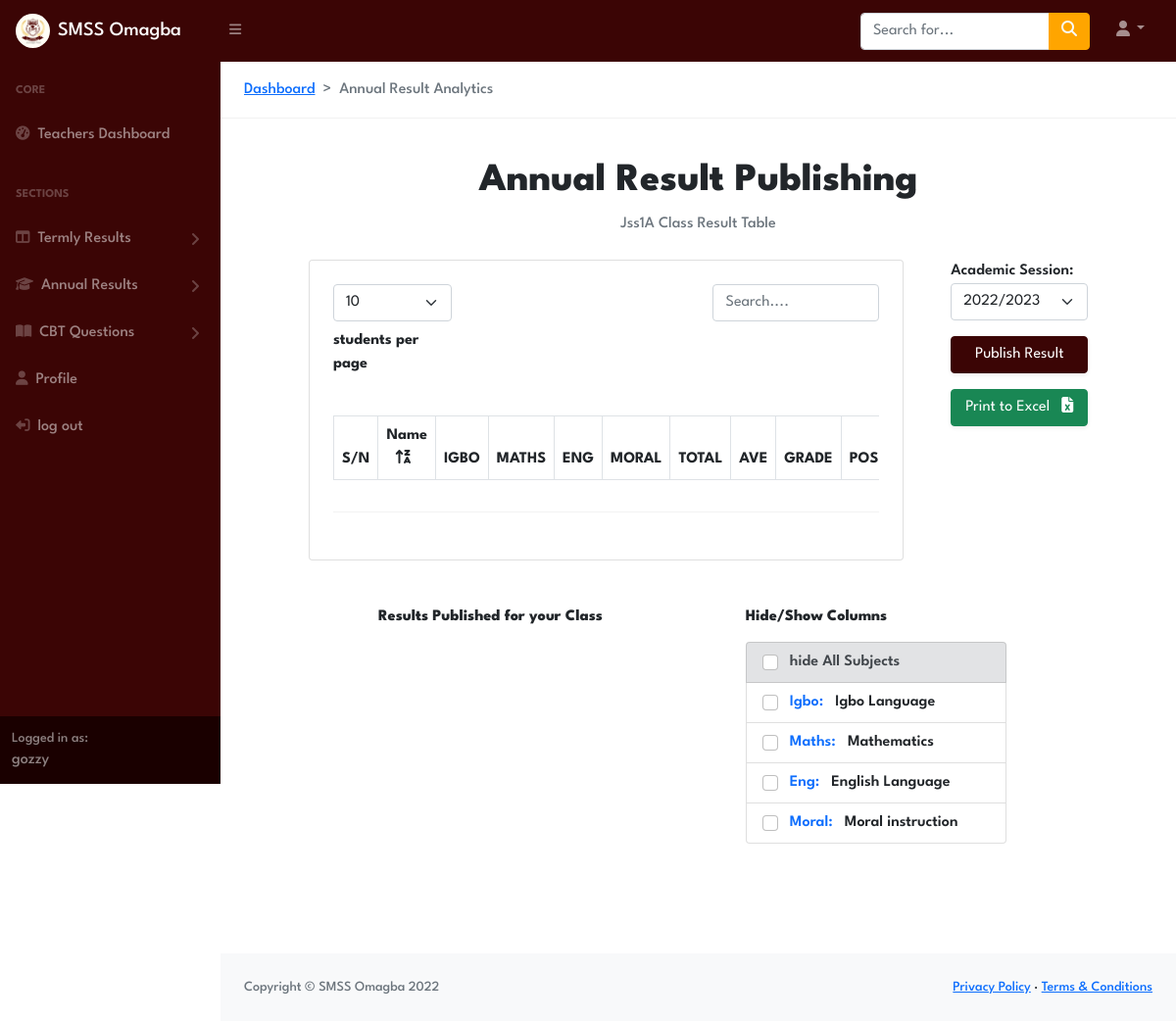
The page /Teachers_Portal/Jss1A/AnnualResults/ (signed in) on the database its author committed.
### Result_portal/models.py (models this page shows, shortened)
class Class(models.Model):
	Class=models.CharField(max_length=10, blank=True)

class Subject(models.Model):
	subject_code = models.CharField(max_length=100)
	subject_name = models.CharField(max_length=100)

### Teachers_Portal/views/formteachersviews.py (the view)
# urls.py: path('<str:Classname>/AnnualResults/',PublishAnnualResults_view , name='AnnualResults'),
@login_required
def PublishAnnualResults_view(request, Classname):
    academic_session = AcademicSession.objects.all()
    class_object = get_object_or_404(Class, Class=Classname)
    subjects_allocation = Subjectallocation.objects.filter(classname=class_object).order_by('id').first()
    subject_code = []
    sessions = AcademicSession.objects.all()
    if not subjects_allocation:
        return render(request, 'formteachers/Annual_Publish_Result.html', {
            'error': 'No subjects allocated to this class.'
        })
    for subobject in subjects_allocation.subjects.all():
        subject_code.append(subobject.subject_code)
    context = {
        'subjects_allocation': subjects_allocation,
        "class": class_object,
        'sub_list': subject_code,
        "academic_session": academic_session,
        "sessions": sessions
    }
    return render(request, 'formteachers/Annual_Publish_Result.html', context)

### Teachers_Portal/templates/formteachers/Annual_Publish_Result.html (shortened to what this page needs)
{% extends 'Teachers_navbar.html' %} {% load static %} {% block content%}
<section class="pt-4 pb-5">
  <nav
    class="ms-4"
    style="--bs-breadcrumb-divider: '>'"
    aria-label="breadcrumb"
  >
    <ol class="breadcrumb">
      <li class="breadcrumb-item">
        <a href="{% url 'Teachers_portal:Teachers_dashboard' %}">Dashboard</a>
      </li>
      <li class="breadcrumb-item active" aria-current="page">
        Annual Result Analytics
      </li>
    </ol>
  </nav>
  <hr />
  <div class="container-fluid px-4 px-md-2">
    <div class="d-flex flex-column align-items-center justify-content-center">
      <h1 class="mt-4">Annual Result Publishing</h1>
      <ol class="breadcrumb mb-4">
        {% if teacher.FirstName == "None" %}
        <div>
          <a
            href="{% url 'Teachers_portal:profile' teacher.id %}"
            class="text-decoration-none"
          >
            edit your Teachers Profile to perform futher Action
          </a>
        </div>
        {% else %}
        <li class="breadcrumb-item active">
          {{ class.Class }} Class Result Table
        </li>
        {% endif %}
      </ol>
    </div>
    <div class="row justify-content-center">
      <div class="col-md-8">
        <div class="card px-4 py-4 pb-2 me-0 me-md-4">
          <div
            class="table-header row align-item-center justify-content-between mb-4"
          >
            <div class="col-md-3 mb-3 mb-md-0">
              <select
                id="lengthSelect"
                class="form-select"
                aria-label="Default select example"
              >
                <option value="10" selected>10</option>
              </select>
              <p class="fw-bold mt-2">students per page</p>
            </div>
            <div class="col-md-4">
              <input
                type="text"
                class="form-control"
                id="filterInput"
                placeholder="Search...."
              />
            </div>
          </div>
          <div class="table-responsive table-main">
            <table id="dataTable" class="table table-striped table-bordered">
              <thead>
                <tr>
                  <th scope="col">S/N</th>
                  <th id="tableHeader" scope="col">
                    Name<i class="fa-solid fa-arrow-up-z-a ms-2"></i>
                  </th>
                  {% for sub in subjects_allocation.subjects.all %}
                  <th
                    data-index="{{ forloop.counter }}"
                    scope="col"
                    class="text-uppercase"
                  >
                    {{ sub.subject_code }}
                  </th>
                  {% endfor %}
                  <th scope="col">TOTAL</th>
                  <th scope="col">AVE</th>
                  <th scope="col">GRADE</th>
                  <th scope="col">POSITION</th>
                </tr>
              </thead>
            </table>
          </div>
          <hr />
          <div
            class="table-footer row align-items-center justify-content-between pb-2"
          >
            <div class="col-md-4">
            </div>
          </div>
        </div>
      </div>
      <div class="col-md-2 pt-3 pt-md-0">
        <div class="mb-3">
          <label for="academicSessionSelect">Academic Session:</label>
          <select
            id="academicSessionSelect"
            name="AcademicSession"
            class="form-select"
            required
          >
            {% for Session in academic_session %}
            <option value="{{ Session.session }}">{{ Session.session }}</option>
            {% endfor %}
          </select>
        </div>
        <button id="publishbtn" class="btn btn-primary w-100 mb-3 shadow-sm">
          <span class="btn-label">Publish Result</span>
        </button>
        <button class="btn btn-success w-100 mb-3 shadow-sm export-excel-btn">
          Print to Excel <i class="fa-solid fa-file-excel ms-2"></i>
        </button>
      </div>
    </div>
    <div class="m-5 px-0 px-md-5 mx-md-2">
      <div class="row justify-content-center">
        <div class="col-md-5 p-0 pe-md-5 mb-5 mb-md-0">
          <h6 class="mb-4">Results Published for your Class</h6>
        </div>
        <div class="col-md-4">
          <h6 class="">Hide/Show Columns</h6>
          <div class="my-3" id="collapseExample">
            <ul class="list-group">
              <li class="list-group-item list-group-item-secondary">
                <input
                  class="form-check-input me-2"
                  type="checkbox"
                  value=""
                  id="UnhideAllCheckbox"
                />
                <label class="form-check-label" for="UnhideAllCheckbox">
                  hide All Subjects</label
                >
              </li>
              {% for sub in subjects_allocation.subjects.all %}
              <li class="list-group-item">
                <input
                  class="form-check-input me-2 column-checkbox"
                  type="checkbox"
                  value="{{ forloop.counter }}"
                  id="{{ forloop.counter }}Checkbox"
                />
                <label
                  class="form-check-label"
                  for="{{ forloop.counter }}Checkbox"
                  ><span class="text-primary me-2"
                    >{{ sub.subject_code }}:</span
                  >
                  {{ sub.subject_name }}
                </label>
              </li>
              {% endfor %}
            </ul>
          </div>
        </div>
      </div>
    </div>
  </div>
</section>
{% endblock %}

### templates/Teachers_navbar.html (shortened to what this page needs)
{% load static %}
<!DOCTYPE html>
<html lang="en">
  <head>
    <link
      rel="stylesheet"
      href="https://cdnjs.cloudflare.com/ajax/libs/animate.css/4.1.1/animate.min.css"
    />
    <link
      href="https://cdn.jsdelivr.net/npm/bootstrap@5.0.2/dist/css/bootstrap.min.css"
      rel="stylesheet"
    />
    <link
      href="https://cdn.jsdelivr.net/npm/simple-datatables@latest/dist/style.css"
      rel="stylesheet"
    />
    <link
      rel="stylesheet"
      href="https://cdn.jsdelivr.net/npm/bootstrap-icons@1.5.0/font/bootstrap-icons.css"
    />
    <link
      rel="stylesheet"
      href="https://cdnjs.cloudflare.com/ajax/libs/font-awesome/5.12.1/css/all.min.css"
    />
    <link
      rel="stylesheet"
      href="https://cdnjs.cloudflare.com/ajax/libs/font-awesome/6.1.1/css/all.min.css"
    />
    <link
      href="https://cdn.jsdelivr.net/npm/simple-datatables@latest/dist/style.css"
      rel="stylesheet"
    />
    <link rel="stylesheet" href="https://use.typekit.net/oov2wcw.css" />
    <link
      href="{% static 'css/Teachers_portal/styles.css' %}"
      rel="stylesheet"
    />
    <link
      rel="stylesheet"
      href="{% static 'css/Teachers_portal/Teachers_portal.css' %}"
    />
    <link rel="stylesheet" href="{% static 'css/swiper-bundle.min.css' %}" />
    <link rel="stylesheet" href="{% static 'css/all.css' %}" />
  </head>
  <body class="sb-nav-fixed">
    <nav class="sb-topnav navbar navbar-expand navbar-dark bg-dark">
      <a
        class="navbar-brand ps-3"
        href="{% url 'Teachers_portal:Teachers_dashboard' %}"
        ><img
          src="{% static 'images/St Marks Logo.png' %}"
          alt="..."
          class="brand_image img-fluid me-2"
        />SMSS Omagba</a
      >
      <button
        class="btn btn-link btn-sm order-1 order-lg-0 me-4 me-lg-0"
        id="sidebarToggle"
        href="#!"
      >
        <i class="fas fa-bars"></i>
      </button>
      <form
        class="d-none d-md-inline-block form-inline ms-auto me-0 me-md-3 my-3 my-md-4"
      >
        <div class="input-group">
          <input
            class="form-control"
            type="text"
            placeholder="Search for..."
            aria-label="Search for..."
            aria-describedby="btnNavbarSearch"
          />
          <button
            class="btn btn-warning text-light"
            id="btnNavbarSearch"
            type="button"
          >
            <i class="fas fa-search"></i>
          </button>
        </div>
      </form>
      <ul class="navbar-nav ms-auto ms-md-0 me-3 me-lg-4">
        <li class="nav-item dropdown">
          <a
            class="nav-link dropdown-toggle"
            id="navbarDropdown"
            href="#"
            role="button"
            data-bs-toggle="dropdown"
            aria-expanded="false"
            ><i class="fas fa-user fa-fw"></i
          ></a>
        </li>
      </ul>
    </nav>
    <div id="layoutSidenav">
      <div id="layoutSidenav_nav">
        <nav class="sb-sidenav accordion sb-sidenav-dark" id="sidenavAccordion">
          <div class="sb-sidenav-menu">
            <div class="nav">
              <div class="sb-sidenav-menu-heading">Core</div>
              <a
                class="nav-link"
                href="{% url 'Teachers_portal:Teachers_dashboard' %}"
              >
                <div class="sb-nav-link-icon">
                  <i class="fas fa-tachometer-alt"></i>
                </div>
                Teachers Dashboard
              </a>
              <div class="sb-sidenav-menu-heading">SECTIONS</div>
              <a
                class="nav-link collapsed"
                href="#"
                data-bs-toggle="collapse"
                data-bs-target="#collapseLayouts"
                aria-expanded="false"
                aria-controls="collapseLayouts"
              >
                <div class="sb-nav-link-icon">
                  <i class="fas fa-columns"></i>
                </div>
                Termly Results
                <div class="sb-sidenav-collapse-arrow">
                  <i class="fas fa-angle-down"></i>
                </div>
              </a>
              <a
                class="nav-link collapsed"
                href="#"
                data-bs-toggle="collapse"
                data-bs-target="#collapseLayouts2"
                aria-expanded="false"
                aria-controls="collapseLayouts2"
              >
                <div class="sb-nav-link-icon">
                  <i class="fa-solid fa-graduation-cap"></i>
                </div>
                Annual Results
                <div class="sb-sidenav-collapse-arrow">
                  <i class="fas fa-angle-down"></i>
                </div>
              </a>
              <a
                class="nav-link collapsed"
                href="#"
                data-bs-toggle="collapse"
                data-bs-target="#collapseCBT"
                aria-expanded="false"
                aria-controls="collapseCBT"
              >
                <div class="sb-nav-link-icon">
                  <i class="fas fa-book-open"></i>
                </div>
                CBT Questions
                <div class="sb-sidenav-collapse-arrow">
                  <i class="fas fa-angle-down"></i>
                </div>
              </a>
              <a
                class="nav-link"
                href="{% url 'Teachers_portal:profile' id=request.user.teacher.id %}"
              >
                <div class="sb-nav-link-icon">
                  <i class="fas fa-solid fa-user"></i>
                </div>
                Profile
              </a>
              <a class="nav-link" href="{% url 'Accounts:logout'  %}">
                <div class="sb-nav-link-icon">
                  <i
                    class="fas fa-solid fa-right-from-bracket fa-flip-horizontal"
                  ></i>
                </div>
                log out
              </a>
            </div>
          </div>
          <div class="sb-sidenav-footer">
            <div class="small">Logged in as:</div>
            {{ request.user }}
          </div>
        </nav>
      </div>
      <div id="layoutSidenav_content">
        <main>{% block content%} {% endblock %}</main>
        <footer class="py-4 bg-light mt-auto">
          <div class="container-fluid px-4">
            <div
              class="d-flex align-items-center justify-content-between small"
            >
              <div class="text-muted">Copyright &copy; SMSS Omagba 2022</div>
              <div>
                <a href="#">Privacy Policy</a>
                &middot;
                <a href="#">Terms &amp; Conditions</a>
              </div>
            </div>
          </div>
        </footer>
      </div>
    </div>
  </body>
</html>

### assets/css/Teachers_portal/Teachers_portal.css (style rules this page uses)
label { font-weight: 600; }
.brand_image { object-fit: cover; width: 35px; height: 35px; border-radius: 50%; }

### Teachers_Portal/templates/formteachers/Annual_Publish_Result.html (style rules this page uses)
.table-bordered { border: 1px solid #dee2e6; }

### rows shown on the page
Class: Class "Jss1A"
Subject: subject_code "IGBO", subject_code "Igbo", subject_name "Igbo Language"
Subject: subject_code "MATHS", subject_code "Maths", subject_name "Mathematics"
Subject: subject_code "ENG", subject_code "Eng", subject_name "English Language"
Subject: subject_code "MORAL", subject_code "Moral", subject_name "Moral instruction"

### other values the page prints
{{ request.user }} "gozzy"
form field AcademicSession "2022/2023"
